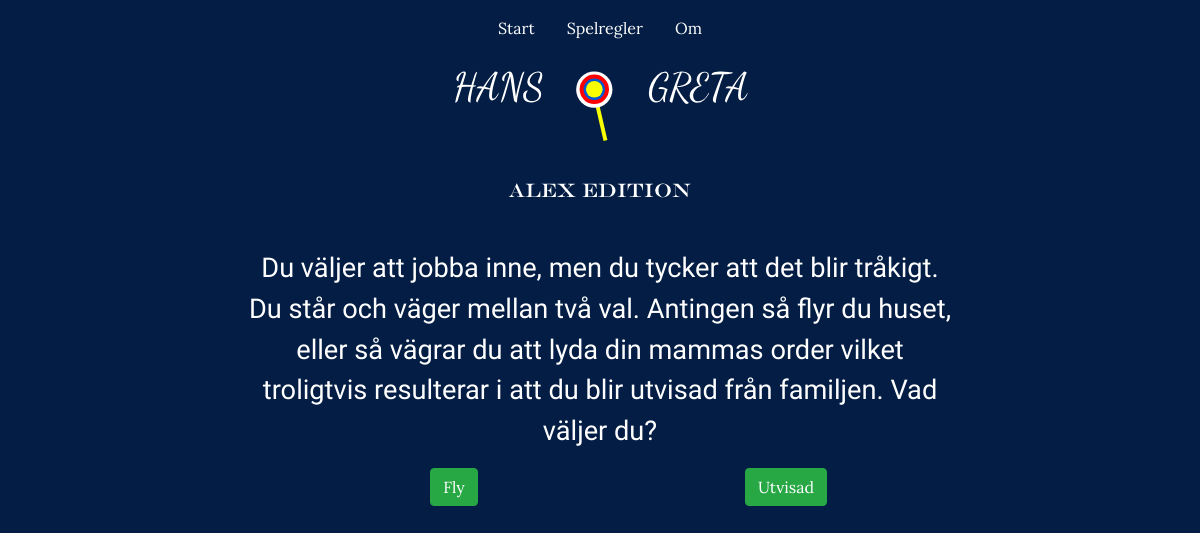
Screenshot of /php/index.php?id=6 with the database file from the repository.
### tables this page shows
CREATE TABLE `story` (
  `id` int(10) unsigned NOT NULL AUTO_INCREMENT,
  `body` text NOT NULL,
  PRIMARY KEY (`id`)
);

CREATE TABLE `links` (
  `id` int(10) unsigned NOT NULL AUTO_INCREMENT,
  `story_id` int(10) unsigned NOT NULL,
  `target_id` int(10) unsigned NOT NULL,
  `description` varchar(255) NOT NULL,
  PRIMARY KEY (`id`),
  KEY `story_id` (`story_id`),
  KEY `target_id` (`target_id`),
  CONSTRAINT `links_ibfk_1` FOREIGN KEY (`story_id`) REFERENCES `story` (`id`) ON DELETE CASCADE ON UPDATE CASCADE,
  CONSTRAINT `links_ibfk_2` FOREIGN KEY (`target_id`) REFERENCES `story` (`id`) ON DELETE CASCADE ON UPDATE CASCADE
);

### php/views/index_layout.php (called while the page is built)
<?php include 'head.php'?>
<?php include 'main.php'?>
<?php include 'foot.php'?>

### php/index.php (called while the page is built, shortened)
<?php
include 'include/db.php';
$filteredId = 1;
if (isset ($_GET['id'])) {
    $filteredId = filter_input(INPUT_GET, 'id', FILTER_VALIDATE_INT);
}
$sth = $dbh->prepare('SELECT *
                    FROM story
                    WHERE id = :filteredId');
$sth->bindParam('filteredId', $filteredId);
$sth->execute();
$story = $sth->fetch(PDO::FETCH_ASSOC);
$sth = $dbh->prepare('SELECT * FROM links
                    WHERE story_id = :filteredId');
$sth->bindParam('filteredId', $filteredId);
$sth->execute();
$links = $sth->fetchAll(PDO::FETCH_ASSOC);
include 'views/index_layout.php';
?>

### php/views/buttons.php (the view)
<div class="container">
  <div class="row">
    <div class="col text-center">
    <a href="?id=<?= $link['target_id']?>">
      <button class="btn btn-success">
          <li>
                <?= $link['description'] ?>
            </li>
        </button>
        </a>
    </div>
  </div>
</div>

### php/views/main.php
<body>
    <main>
    <?php include 'navbar.php'?>
        <p>
            <?= $story['body'] ?>
        </p>
        <ul>
            <?php foreach ($links as $link): ?>
            <?php include 'buttons.php'?>
            <?php endforeach ?>
        </ul>
    </main>

### php/css/style.css (style rules this page uses)
body { background-color: #031D44; font-size: 16px; }
main { width: 60%; margin: 0 auto; }
p { color: white; text-align: center; font-family: 'Maitree', serif; }
a { color: white; font-family: 'Lora', serif; }
ul { list-style: none; display: flex; justify-content: space-evenly; }
button { align-content: center; }
html { scroll-behavior: smooth; }
@media (min-width: 576px) { p { font-size: 0,4em; } }
@media (min-width: 576px) { a { font-size: 0,5em; } }
@media (min-width: 768px) { p { font-size: 1.2em; } }
@media (min-width: 768px) { a { font-size: 0,75em; } }
@media (min-width: 992px) { p { font-size: 1.4em; } }
@media (min-width: 992px) { a { font-size: 1,05em; } }
@media (min-width: 1200px) { p { font-size: 1.7em; } }
@media (min-width: 1200px) { a { font-size: 1,3em; } }

### rows the page displays
story: body "Du väljer att jobba inne, men du tycker att det blir tråkigt. Du står och väger mellan två val. Antingen så flyr du huset, eller så vägrar du att lyda din mammas order vilket troligtvis resulterar i att du blir utvisad från familjen. Vad väljer du?"
links: description "Fly"
links: description "Utvisad"
